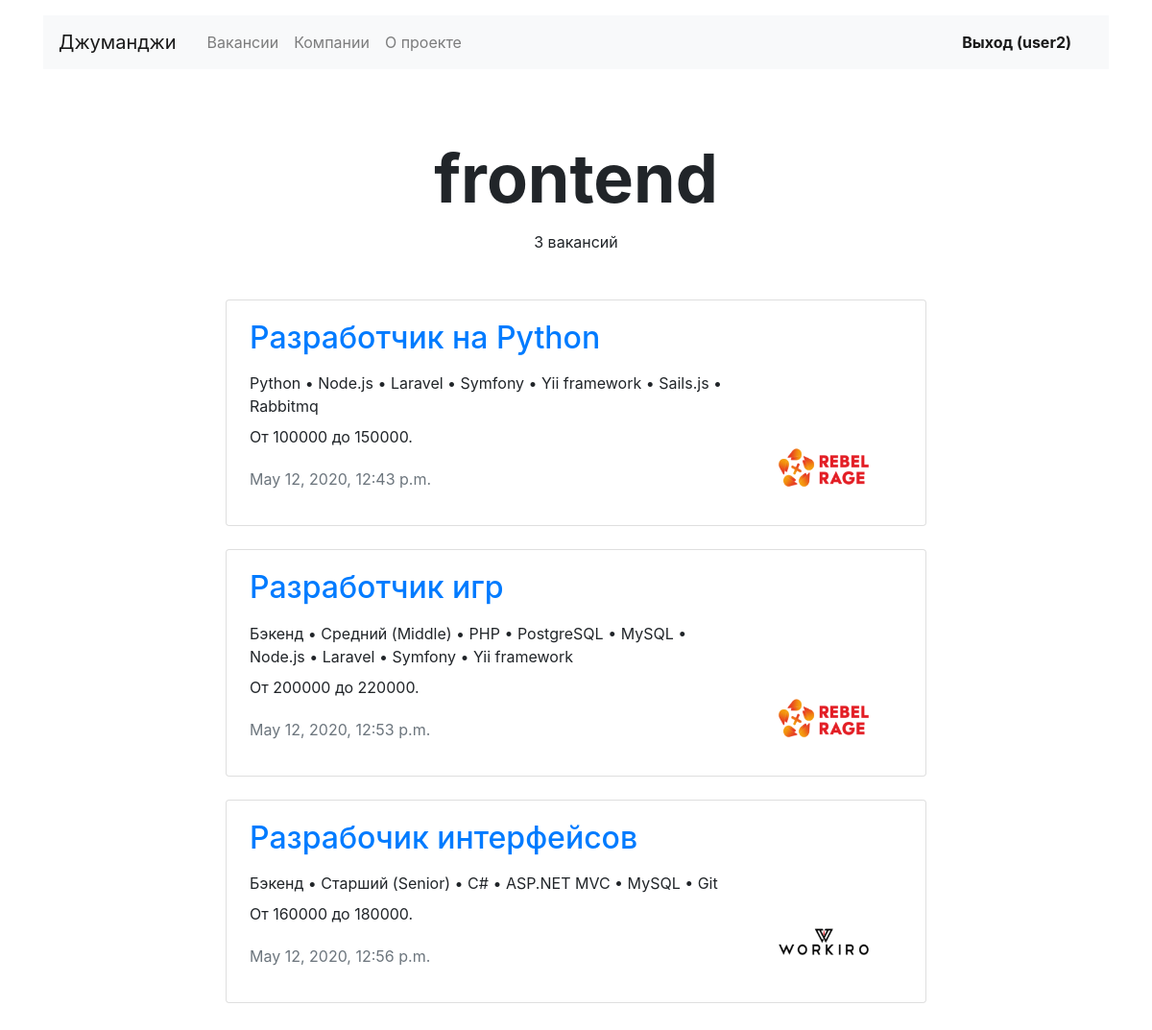
Screenshot of /jobs/cat/frontend/ (signed in) with the database file from the repository.
### vacancy/models.py (models this page shows, shortened)
class Speciality(models.Model):
    code = models.CharField(max_length=50)
    title = models.CharField(max_length=150)
    picture = models.ImageField(upload_to='MEDIA_SPECIALITY_IMAGE_DIR', height_field=None, width_field=None)

class Vacancy(models.Model):
    title = models.CharField(max_length=150)
    speciality = models.ForeignKey(Speciality, on_delete=models.CASCADE, related_name='vacancy' )
    company = models.ForeignKey(Company, on_delete=models.CASCADE, related_name='vacancy')
    skills = models.TextField(blank=True, null=True)
    description = models.TextField(blank=True, null=True)
    salary_min = models.PositiveIntegerField(blank=True, null=True)
    salary_max = models.PositiveIntegerField(blank=True, null=True)
    published_at = models.DateTimeField(auto_now_add=True)

class Company(models.Model):
    name = models.CharField(max_length=50)
    location = models.CharField(max_length=50)
    logo = models.ImageField(upload_to='MEDIA_COMPANY_IMAGE_DIR', height_field=None, width_field=None)
    description = models.TextField(blank=True, null=True)
    employee_count = models.IntegerField(blank=True, null=True)
    company = models.ForeignKey(User, on_delete=models.CASCADE, blank=True, null=True)

### vacancy/views.py (the view)
# urls.py: path('jobs/cat/<str:code>/', SpecialityView.as_view(), name='speciality_page'),
class SpecialityView(View):
    def get(self, request, code:str):
        response_data = Speciality.objects.get(code=code)
        vacancies = response_data.vacancy.all()
        context = {
                   'vacancies': vacancies,
                   'count': len(response_data.vacancy.all()),
                   'name': code
                   }
        return render(request, 'vacancy/speciality.html', context)

### vacancy/templates/vacancy/speciality.html
{% extends 'base.html' %}
{% block company %}
<section>
    <h1 class="h1 text-center mx-auto mt-4 pt-5" style="font-size: 70px;"><strong>{{ name }}</strong></h1>
    <p class="text-center pt-1">{{count}} вакансий</p>
    <div class="row mt-5">
        <div class="col-12 col-lg-8 offset-lg-2 m-auto">
            {% for vacancy in vacancies %}
            <div class="card mb-4">
                <div class="card-body px-4">
                    <div class="row">
                        <div class="col-12 col-md-8 col-lg-9">
                            <h2 class="h2 pb-2"><a href="{% url 'speciality_single_page' vacancy.id %}">{{ vacancy.title }}</a></h2>
                            <p class="mb-2">{{ vacancy.skills }}</p>
                            <p>От {{vacancy.salary_min}} до {{vacancy.salary_max}}.</p>
                            <p class="text-muted pt-1">{{vacancy.published_at}}</p>
                        </div>
                        <div class="col-12 col-md-4 col-lg-3 d-flex align-items-end">
                            <a href="#"><img src="{{ vacancy.company.logo.url }}" width="130" height="80" alt=""></a>
                        </div>
                    </div>
                </div>
            </div>
            {% endfor %}
        </div>
    </div>
</section>
{% endblock %}

### templates/menu.html
<div class="collapse navbar-collapse justify-content-between" id="navbarNav">
    <ul class="navbar-nav col-10">
        <li class="nav-item">
            <a class="nav-link" href="{% url 'all_vacancies_list' %}">Вакансии</a>
        </li>
        <li class="nav-item">
            <a class="nav-link" href="#">Компании</a>
        </li>
        <li class="nav-item">
            <a class="nav-link" href="#">О проекте</a>
        </li>
    </ul>
    <ul class="navbar-nav col-2 justify-content-end">
        <li class="nav-item active">
            {% if request.user.is_authenticated %}
            <a href="{% url 'logout' %}" class="nav-link font-weight-bold">Выход ({{ user }})</a>
            {% else %}
            <a href="{% url 'login' %}" class="nav-link font-weight-bold">Вход</a>
            {% endif %}
        </li>
    </ul>
</div>

### rows the page displays
Speciality: code "frontend"
Vacancy: title "Разработчик на Python", skills "Python • Node.js • Laravel • Symfony • Yii framework • Sails.js • Rabbitmq", salary_min "100000", salary_max "150000", published_at "May 12, 2020, 12:43 p.m.", company.logo (picture)
Vacancy: title "Разработчик игр", skills "Бэкенд • Средний (Middle) • PHP • PostgreSQL • MySQL • Node.js • Laravel • Symfony • Yii framework", salary_min "200000", salary_max "220000", published_at "May 12, 2020, 12:53 p.m.", company.logo (picture)
Vacancy: title "Разрабочик интерфейсов", skills "Бэкенд • Старший (Senior) • C# • ASP.NET MVC • MySQL • Git", salary_min "160000", salary_max "180000", published_at "May 12, 2020, 12:56 p.m.", company.logo (picture)

### other values shown
{{ user }} "user2"
{{ count }} "3"
